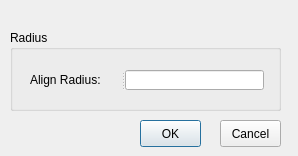
<?xml version="1.0" encoding="UTF-8"?>
<ui version="4.0">
 <class>AlignRadiusInput</class>
 <widget class="QDialog" name="AlignRadiusInput">
  <property name="geometry">
   <rect>
    <x>0</x>
    <y>0</y>
    <width>298</width>
    <height>156</height>
   </rect>
  </property>
  <property name="windowTitle">
   <string>Dialog</string>
  </property>
  <widget class="QPushButton" name="ok_btn_action">
   <property name="geometry">
    <rect>
     <x>140</x>
     <y>120</y>
     <width>61</width>
     <height>27</height>
    </rect>
   </property>
   <property name="text">
    <string>OK</string>
   </property>
  </widget>
  <widget class="QPushButton" name="cancel_btn_action">
   <property name="geometry">
    <rect>
     <x>220</x>
     <y>120</y>
     <width>61</width>
     <height>27</height>
    </rect>
   </property>
   <property name="text">
    <string>Cancel</string>
   </property>
  </widget>
  <widget class="QGroupBox" name="group_box_1">
   <property name="geometry">
    <rect>
     <x>10</x>
     <y>30</y>
     <width>271</width>
     <height>81</height>
    </rect>
   </property>
   <property name="title">
    <string>Radius</string>
   </property>
   <widget class="QSplitter" name="splitter">
    <property name="geometry">
     <rect>
      <x>20</x>
      <y>40</y>
      <width>234</width>
      <height>20</height>
     </rect>
    </property>
    <property name="orientation">
     <enum>Qt::Horizontal</enum>
    </property>
    <widget class="QLabel" name="label">
     <property name="text">
      <string>Align Radius:</string>
     </property>
    </widget>
    <widget class="QLineEdit" name="align_radius_text"/>
   </widget>
   <zorder>label</zorder>
   <zorder>align_radius_text</zorder>
   <zorder>align_radius_text</zorder>
   <zorder>horizontalSpacer</zorder>
  </widget>
 </widget>
 <resources/>
 <connections/>
</ui>
